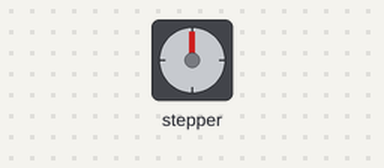
The sketch below on a simulated Arduino Uno, built with avr-gcc and run on an emulated ATmega328P. On the bench: stepper motor. Wiring (inferred from the names in the program): stepper motor driver (200 steps per turn assumed): step pin 8; direction pin 9.

Above: at 0.05 s.
At 0.3 s:
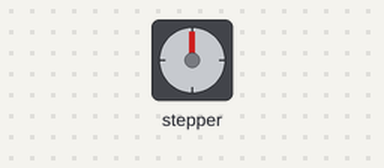
At 0.55 s:
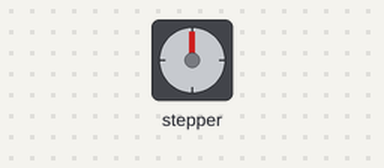
At 1.05 s:
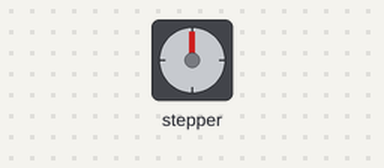
Timing chart, 0 to 3.0 s (numbered marks = the images above):
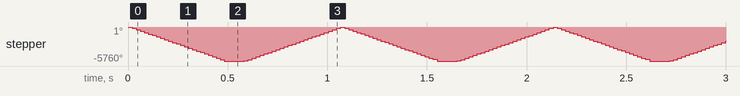

Measured:
- by itself, stepper: turns 5760° counter-clockwise in 0.46 s, then 5760° clockwise in 0.48 s, repeating every 1.1 s

The sketch:

bildr_stepper_code.ino
```cpp
// (licence header left out)
#define DIR_PIN 9      //what does DIR control
#define STEP_PIN 8

void setup() {
  pinMode(DIR_PIN, OUTPUT);
  pinMode(STEP_PIN, OUTPUT);
}

void loop(){

  //rotate a specific number of degrees
  rotateDeg(-720, 1);    //cw rotation
 delay(100);
  rotateDeg(720, 1);
//  delay(50);          //ccw rotation
/*
  rotateDeg(-360, 1);  //reverse
  delay(50);
*/

/*
  //rotate a specific number of microsteps (8 microsteps per step)
  //a 200 step stepper would take 1600 micro steps for one full revolution
  rotate(1600, .5);
  delay(1000);

  rotate(-1600, .25); //reverse
  delay(1000);
*/

}


void rotate(int steps, float speed){
  //rotate a specific number of microsteps (8 microsteps per step) - (negitive for reverse movement)
  //speed is any number from .01 -> 1 with 1 being fastest - Slower is stronger
  int dir = (steps > 0)? HIGH:LOW;
  steps = abs(steps);

  digitalWrite(DIR_PIN,dir);

  float usDelay = (1/speed) * 70;

  for(int i=0; i < steps; i++){
    digitalWrite(STEP_PIN, HIGH);
    delayMicroseconds(usDelay);

    digitalWrite(STEP_PIN, LOW);
    delayMicroseconds(usDelay);
  }
}

void rotateDeg(float deg, float speed){
  //rotate a specific number of degrees (negitive for reverse movement)
  //speed is any number from .01 -> 1 with 1 being fastest - Slower is stronger
  int dir = (deg > 0)? HIGH:LOW;
  digitalWrite(DIR_PIN,dir);

  int steps = abs(deg)*(1/0.225);
  float usDelay = (1/speed) * 70;

  for(int i=0; i < steps; i++){
    digitalWrite(STEP_PIN, HIGH);
    delayMicroseconds(usDelay);

    digitalWrite(STEP_PIN, LOW);
    delayMicroseconds(usDelay);
  }
}
```
